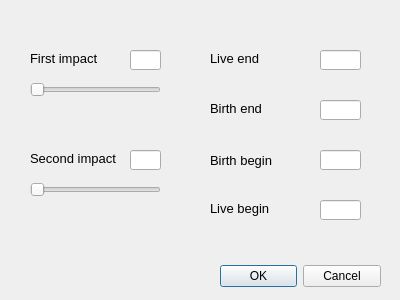
<?xml version="1.0" encoding="UTF-8"?>
<ui version="4.0">
 <class>GameParamsDialog</class>
 <widget class="QDialog" name="GameParamsDialog">
  <property name="geometry">
   <rect>
    <x>0</x>
    <y>0</y>
    <width>400</width>
    <height>300</height>
   </rect>
  </property>
  <property name="windowTitle">
   <string>Dialog</string>
  </property>
  <widget class="QDialogButtonBox" name="buttonBox">
   <property name="geometry">
    <rect>
     <x>220</x>
     <y>260</y>
     <width>161</width>
     <height>32</height>
    </rect>
   </property>
   <property name="orientation">
    <enum>Qt::Horizontal</enum>
   </property>
   <property name="standardButtons">
    <set>QDialogButtonBox::Cancel|QDialogButtonBox::Ok</set>
   </property>
  </widget>
  <widget class="QSlider" name="imp1_slider">
   <property name="geometry">
    <rect>
     <x>30</x>
     <y>80</y>
     <width>131</width>
     <height>20</height>
    </rect>
   </property>
   <property name="orientation">
    <enum>Qt::Horizontal</enum>
   </property>
  </widget>
  <widget class="QSlider" name="imp2_slider">
   <property name="geometry">
    <rect>
     <x>30</x>
     <y>180</y>
     <width>131</width>
     <height>19</height>
    </rect>
   </property>
   <property name="orientation">
    <enum>Qt::Horizontal</enum>
   </property>
  </widget>
  <widget class="QLabel" name="first_imp">
   <property name="geometry">
    <rect>
     <x>30</x>
     <y>50</y>
     <width>91</width>
     <height>16</height>
    </rect>
   </property>
   <property name="font">
    <font>
     <pointsize>10</pointsize>
    </font>
   </property>
   <property name="text">
    <string>First impact</string>
   </property>
  </widget>
  <widget class="QLabel" name="secon_imp">
   <property name="geometry">
    <rect>
     <x>30</x>
     <y>150</y>
     <width>91</width>
     <height>16</height>
    </rect>
   </property>
   <property name="font">
    <font>
     <pointsize>10</pointsize>
    </font>
   </property>
   <property name="text">
    <string>Second impact</string>
   </property>
  </widget>
  <widget class="QLineEdit" name="imp1_edit">
   <property name="geometry">
    <rect>
     <x>130</x>
     <y>50</y>
     <width>31</width>
     <height>20</height>
    </rect>
   </property>
   <property name="font">
    <font>
     <pointsize>10</pointsize>
    </font>
   </property>
  </widget>
  <widget class="QLineEdit" name="imp2_edit">
   <property name="geometry">
    <rect>
     <x>130</x>
     <y>150</y>
     <width>31</width>
     <height>20</height>
    </rect>
   </property>
   <property name="font">
    <font>
     <pointsize>10</pointsize>
    </font>
   </property>
  </widget>
  <widget class="QLabel" name="lbegin">
   <property name="geometry">
    <rect>
     <x>210</x>
     <y>200</y>
     <width>91</width>
     <height>16</height>
    </rect>
   </property>
   <property name="font">
    <font>
     <pointsize>10</pointsize>
    </font>
   </property>
   <property name="text">
    <string>Live begin</string>
   </property>
  </widget>
  <widget class="QLabel" name="lend">
   <property name="geometry">
    <rect>
     <x>210</x>
     <y>50</y>
     <width>91</width>
     <height>16</height>
    </rect>
   </property>
   <property name="font">
    <font>
     <pointsize>10</pointsize>
    </font>
   </property>
   <property name="toolTip">
    <string/>
   </property>
   <property name="whatsThis">
    <string/>
   </property>
   <property name="text">
    <string>Live end</string>
   </property>
  </widget>
  <widget class="QLabel" name="bend">
   <property name="geometry">
    <rect>
     <x>210</x>
     <y>100</y>
     <width>91</width>
     <height>16</height>
    </rect>
   </property>
   <property name="font">
    <font>
     <pointsize>10</pointsize>
    </font>
   </property>
   <property name="text">
    <string>Birth end</string>
   </property>
  </widget>
  <widget class="QLabel" name="bbegin">
   <property name="geometry">
    <rect>
     <x>210</x>
     <y>150</y>
     <width>91</width>
     <height>21</height>
    </rect>
   </property>
   <property name="font">
    <font>
     <pointsize>10</pointsize>
    </font>
   </property>
   <property name="text">
    <string>Birth begin</string>
   </property>
  </widget>
  <widget class="QLineEdit" name="lend_edit">
   <property name="geometry">
    <rect>
     <x>320</x>
     <y>50</y>
     <width>41</width>
     <height>20</height>
    </rect>
   </property>
   <property name="font">
    <font>
     <pointsize>10</pointsize>
    </font>
   </property>
  </widget>
  <widget class="QLineEdit" name="bend_edit">
   <property name="geometry">
    <rect>
     <x>320</x>
     <y>100</y>
     <width>41</width>
     <height>20</height>
    </rect>
   </property>
   <property name="font">
    <font>
     <pointsize>10</pointsize>
    </font>
   </property>
  </widget>
  <widget class="QLineEdit" name="bbegin_edit">
   <property name="geometry">
    <rect>
     <x>320</x>
     <y>150</y>
     <width>41</width>
     <height>20</height>
    </rect>
   </property>
   <property name="font">
    <font>
     <pointsize>10</pointsize>
    </font>
   </property>
  </widget>
  <widget class="QLineEdit" name="lbegon_edit">
   <property name="geometry">
    <rect>
     <x>320</x>
     <y>200</y>
     <width>41</width>
     <height>20</height>
    </rect>
   </property>
   <property name="font">
    <font>
     <pointsize>10</pointsize>
    </font>
   </property>
  </widget>
 </widget>
 <resources/>
 <connections>
  <connection>
   <sender>buttonBox</sender>
   <signal>accepted()</signal>
   <receiver>GameParamsDialog</receiver>
   <slot>accept()</slot>
   <hints>
    <hint type="sourcelabel">
     <x>248</x>
     <y>254</y>
    </hint>
    <hint type="destinationlabel">
     <x>157</x>
     <y>274</y>
    </hint>
   </hints>
  </connection>
  <connection>
   <sender>buttonBox</sender>
   <signal>rejected()</signal>
   <receiver>GameParamsDialog</receiver>
   <slot>reject()</slot>
   <hints>
    <hint type="sourcelabel">
     <x>316</x>
     <y>260</y>
    </hint>
    <hint type="destinationlabel">
     <x>286</x>
     <y>274</y>
    </hint>
   </hints>
  </connection>
 </connections>
</ui>
